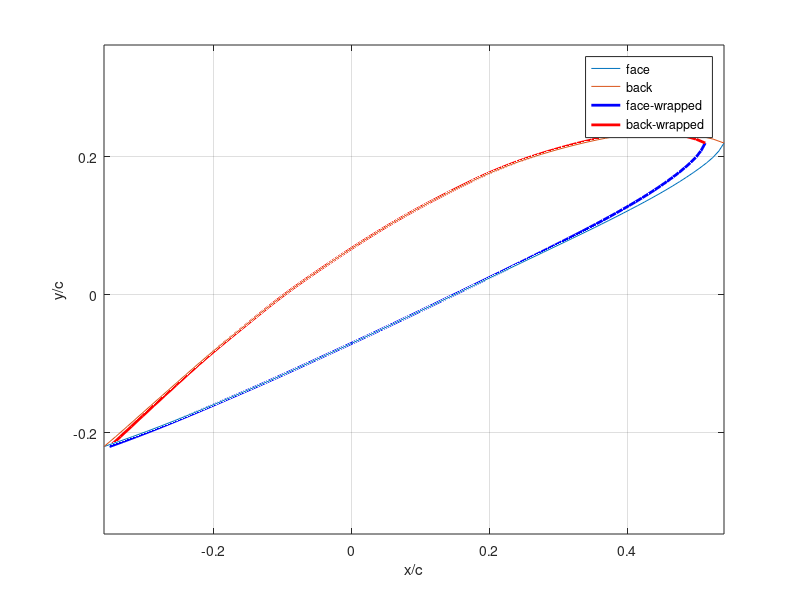

Reproduce this figure in MATLAB.
%%%%%%%%%%%%%%%%%%%%%%%%%%%%%%%%%%%%%%%%%%%%%%%%%%%%
% Plot Wageningen Blade Sections Wrapped in Cylinder
%%%%%%%%%%%%%%%%%%%%%%%%%%%%%%%%%%%%%%%%%%%%%%%%%%%%

% Provide desired r/R > 0.15, tle_D, tte_D, number of blades (Z>=3), expanded
% area ration AEA0, pitch over diameter P/D
r_R=0.4
tle_D=0
tte_D=0
Z=4
AEA0=0.4
P_D=0.6

% Import V1 and V2
V1=importdata('V1.txt');
V2=importdata('V2.txt');

% V1 and V2 values are provided for :
P=[-1 -0.95 -0.9 -0.8 -0.7 -0.6 -0.5 -0.4 -0.2 0 0.2 0.4 0.5 0.6 0.7 0.8 0.85 0.9 0.95 1];
rR=[1 0.9 0.85 0.8 0.7 0.6 0.5 0.4 0.3 0.25 0.2 0.15];
% where P=(x-x(tmax))/x(tmax) where x is the length along the chord, and
% rR=r/R
% Generate meshgrid to interpolate V1,V2 values 
[mP,mrR]=meshgrid(P,rR);

% tmax is a function of number of blades, and Ar,Br (Wageningen data)
if (Z==3)
    Wag=importdata('Wageningen3.txt');
else
    Wag=importdata('Wageningen4+.txt');
end
tmax_D=Wag.data(:,5)-Wag.data(:,6)*Z; % this is a function of r/R

% Interpolate tmax_D at requested rR
tmax_D_r_R=interp1(Wag.data(:,1),tmax_D,r_R,'spline');

% Get chord distribution
c_D=Wag.data(:,2)*AEA0/Z;

% find chord at r/R
c_D_r_R=interp1(Wag.data(:,1),c_D,r_R,'spline');

% get distribution of 1-x(tmax)/c
b=Wag.data(:,4);

% find 1-x(tmax)/c at r/R
b_r_R=interp1(Wag.data(:,1),b,r_R,'spline');

% get distribution of 1-xd/c
a=Wag.data(:,3);

% find 1-xd/c at r/R
a_r_R=interp1(Wag.data(:,1),a,r_R,'spline');

% Evaluate blade section at N points P points
N=61;
Ps=linspace(-1,1,N);

% yface_c and yback_c (i.e. divided by chord)
yface_c(1:N)=0;
yback_c(1:N)=0;
x_c(1:N)=0;
for i=1:N
    iV1=interp2(mP,mrR,V1,Ps(i),r_R,'spline');
    iV2=interp2(mP,mrR,V2,Ps(i),r_R,'spline');
    if (Ps(i)<=0)
        x_c(i)=(Ps(i)+1)*(1-b_r_R)-0.5; % displaced to directrix
        yface_c(i)=iV1*(tmax_D_r_R-tte_D)/c_D_r_R;
        yback_c(i)=((iV1+iV2)*(tmax_D_r_R-tte_D)+tte_D)/c_D_r_R;
    else
        x_c(i)=1+(Ps(i)-1)*b_r_R-0.5; % displaced to directrix
        yface_c(i)=iV1*(tmax_D_r_R-tle_D)/c_D_r_R;
        yback_c(i)=((iV1+iV2)*(tmax_D_r_R-tle_D)+tle_D)/c_D_r_R;
    end
end

% displace to centerline
ydisp=(yface_c(1)+yface_c(N))/2;
yface_c=yface_c-ydisp;
yback_c=yback_c-ydisp;

% rotate over pitch
theta=atan(P_D/(pi*r_R));
xface_c_rot=x_c*cos(theta)-yface_c*sin(theta);
yface_c_rot=x_c*sin(theta)+yface_c*cos(theta);
xback_c_rot=x_c*cos(theta)-yback_c*sin(theta);
yback_c_rot=x_c*sin(theta)+yback_c*cos(theta);

% add skew
xface_c_rot=xface_c_rot+(a_r_R-0.5)*cos(theta);
xback_c_rot=xback_c_rot+(a_r_R-0.5)*cos(theta);

% find w
phi=2*xface_c_rot*c_D_r_R/r_R;
xfacew_c=0.5*r_R/c_D_r_R*sin(phi);
zfacew_c=-0.5*r_R/c_D_r_R*(1-cos(phi));
phi=2*xback_c_rot*c_D_r_R/r_R;
xbackw_c=0.5*r_R/c_D_r_R*sin(phi);
zbackw_c=-0.5*r_R/c_D_r_R*(1-cos(phi));

% make figures
figure
plot(xface_c_rot,yface_c_rot)
hold
plot(xback_c_rot,yback_c_rot)
plot3(xfacew_c,yface_c_rot,zfacew_c,'b','LineWidth',2)
plot3(xbackw_c,yback_c_rot,zbackw_c,'r','LineWidth',2)
axis equal      
legend('face','back','face-wrapped','back-wrapped')
grid on
xlabel('x/c')
ylabel('y/c')
zlabel('(z-r)/c')


